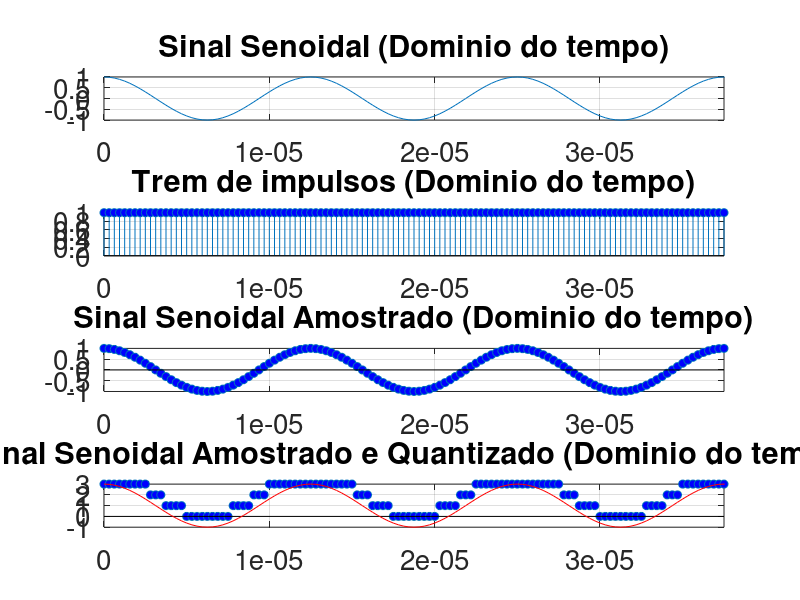
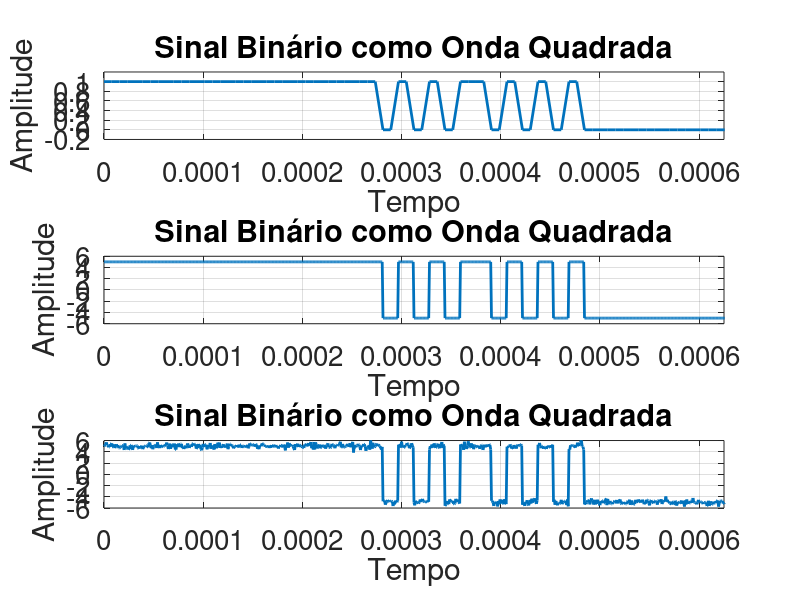
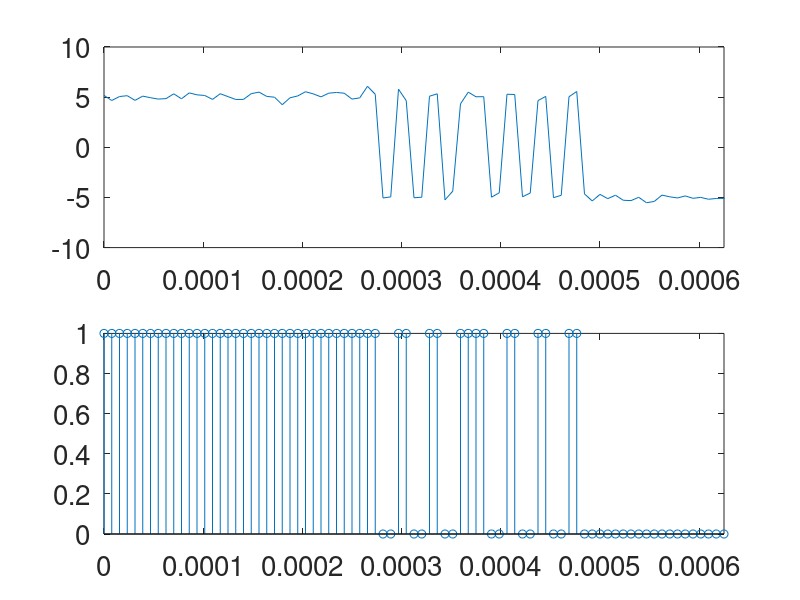

Reproduce these figures in MATLAB, in order.
close all; clear all; clc;
pkg load signal;
pkg load communications;

% Altera o tamanho da fonte nos plots para 15
set(0, 'DefaultAxesFontSize', 20);

% Defining the base signal amplitude.
A_signal = 1;

% Defining the frequency for the base signal 
f_signal = 80000;

% Defining the period and frequency of sampling:
fs = 40*f_signal;
Ts = 1/fs;
T = 1/f_signal;

% Defining the sinal period.
t_inicial = 0;
t_final = 0.01;

% "t" vector, correspondig to the time period of analysis, on time domain.
t = [t_inicial:Ts:t_final];

signal = A_signal*cos(2*pi*f_signal*t);

% Criando um trem de impulsos com período de 2T
impulse_train = zeros(size(t));
impulse_train(mod(t, 1/fs) == 0) = 1;

signal_sampled = signal .* impulse_train;

% Quantidade de níveis desejada (tirando o 0)
n=2;
num_levels = 2^n;

levels = 2/num_levels;

quantized_signal = round((signal_sampled+1)/levels);

% verifica o vetor se possui algum elemento no máximo do vetor, se tiver, coloca para o máximo -1:

for i = 1:length(quantized_signal)
    if quantized_signal(i) == num_levels
        quantized_signal(i) = num_levels - 1;
    end
end


figure(1)
subplot(411)
plot(t,signal)
grid on;
xlim([0 3*T])
title('Sinal Senoidal (Dominio do tempo)')

subplot(412)
stem(t,impulse_train, 'MarkerFaceColor', 'b')
grid on;
xlim([0 3*T])
title('Trem de impulsos (Dominio do tempo)')

subplot(413)
stem(t,signal_sampled, 'LineStyle','none', 'MarkerFaceColor', 'b')
grid on;
xlim([0 3*T])
title('Sinal Senoidal Amostrado (Dominio do tempo)')

subplot(414)
stem(t,quantized_signal, 'LineStyle','none', 'MarkerFaceColor', 'b')
xlim([0 3*T])
hold on; 
plot(t,signal*n+A_signal, 'r')
xlim([0 3*T])
grid on;
title('Sinal Senoidal Amostrado e Quantizado (Dominio do tempo)')

% Convertendo valores quantizados inteiros para binário
binary_signal = de2bi(quantized_signal, n);

% Concatenando os valores binários em um único vetor
binary_signal_concatenated = reshape(binary_signal.', 1, []);

% Vetor de tempo
t = linspace(0, 1, length(binary_signal_concatenated) * 2);

% Repetindo cada valor do sinal
repeated_signal = reshape(repmat(binary_signal_concatenated, 2, 1), 1, []);


% Superamostragem
n = 10;
amplitude =5;
repeated_signal_up = upsample(repeated_signal, n);

filtr_tx = ones(1, n);
filtered_signal = filter(filtr_tx, 1, repeated_signal_up)*2*amplitude-amplitude;

% criando um novo vetor de t para o sinal filtrado
t_super = linspace(0, 1, length(filtered_signal));

var_noise = 0.1; 
transmission_noise = sqrt(var_noise)*randn(1,length(filtered_signal)); 

transmitted_signal = filtered_signal + transmission_noise; 

% Plotando o sinal
figure(2)
subplot(311)
plot(t,repeated_signal, 'LineWidth', 2);
ylim([-0.2, 1.2]);
xlim([0, 50*T]);
xlabel('Tempo');
ylabel('Amplitude');
title('Sinal Binário como Onda Quadrada');
grid on;

subplot(312)
plot(t_super,filtered_signal, 'LineWidth', 2);
xlim([0, 50*T]);
ylim([-amplitude*1.2 , amplitude*1.2]);
xlabel('Tempo');
ylabel('Amplitude');
title('Sinal Binário como Onda Quadrada');
grid on;

subplot(313)
plot(t_super,transmitted_signal, 'LineWidth', 2);
xlim([0, 50*T]);
ylim([-amplitude*1.2 , amplitude*1.2]);
xlabel('Tempo');
ylabel('Amplitude');
title('Sinal Binário como Onda Quadrada');
grid on;

% Recepção: 

% definindo o limiar (valor que vai decidir se o sinal é 0 ou 1)
limiar = 0;

% amostrando o sinal recebido
received_signal = transmitted_signal(n/2:n:end);
received_binary = received_signal > limiar; 

t_received = linspace(0, 1, length(t_super)/n);

% Plotando o sinal
figure(3)
subplot(211)
plot(t_received, received_signal);
xlim([0, 50*T]);
subplot(212)
stem(t_received, received_binary);
xlim([0, 50*T]);

num_erro = sum(xor(received_signal, received_binary)) 
taxa_erro = num_erro/length(t_super)

% fazer o bi2de 
% recuperar o sinal analog multiplicando pelo passo. 
